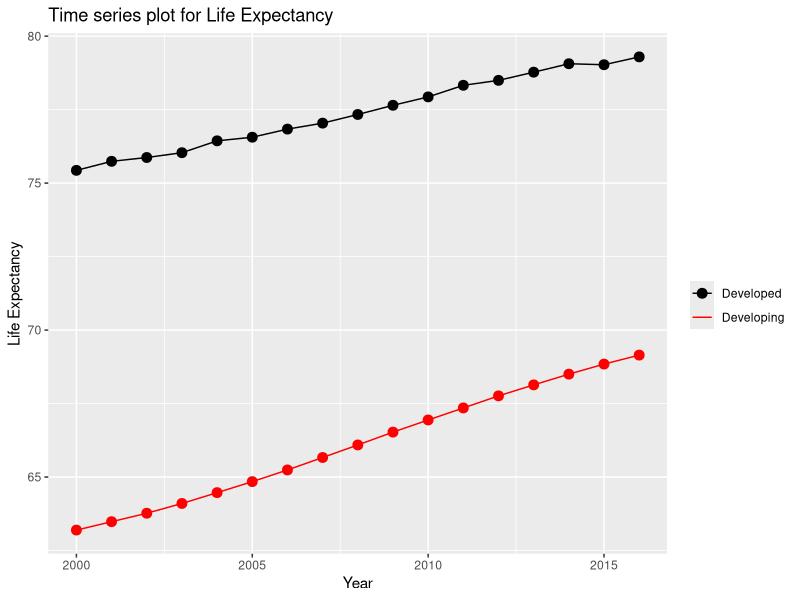
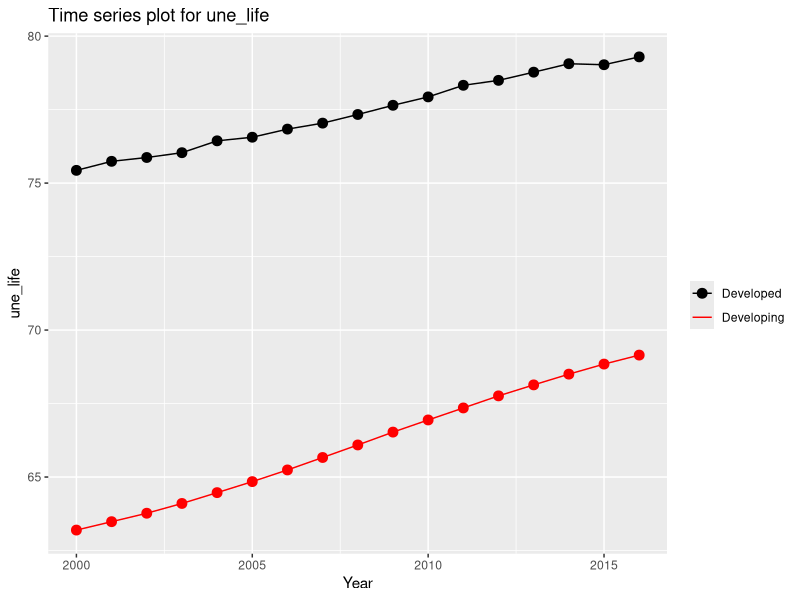
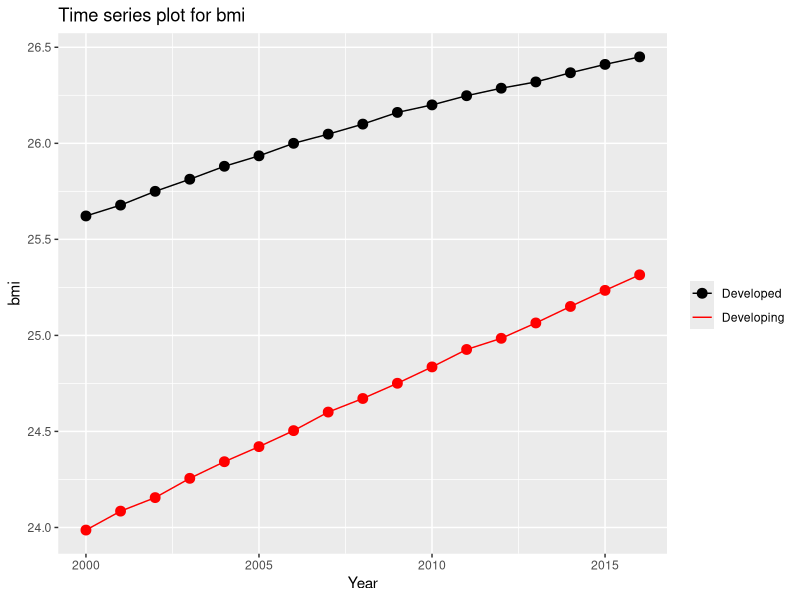
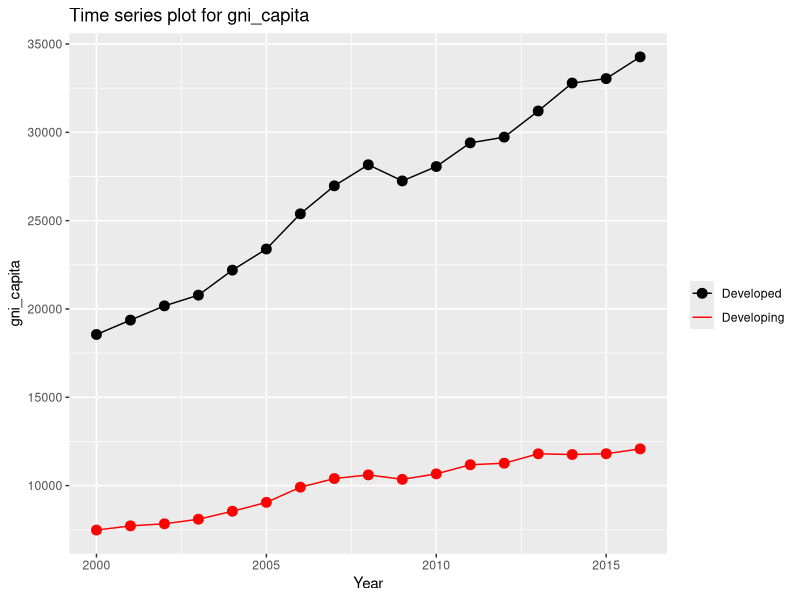

Reproduce these figures in R, in order.
## ---- chunk 1
knitr::opts_chunk$set(echo = TRUE)
## ---- chunk 2
suppressMessages(library(tidyverse))
suppressMessages(library(dbplyr))
options(tibble.print_min = 5)

## ---- chunk 3
merged_data = 
  read_csv("data/Merged_expectation.csv", show_col_types = FALSE)

imputed_data = read_csv("data/Imputed_expectation.csv", show_col_types = FALSE)
## ---- chunk 4

merged_data %>% 
  group_by(year, `Developed / Developing Countries`) %>% 
  summarize(
    mean_val = mean(une_life)
  ) %>% 
  pivot_wider(
    values_from = mean_val,
    names_from = `Developed / Developing Countries`
  ) %>% 
  ggplot()+
  geom_line(aes(x=year, y=Developed, color='a'))+
  geom_line(aes(x=year, y=Developing, color='b'))+
  scale_color_manual(name = ' ', 
                     values =c("a"='black',"b"='red'), 
                     labels = c('Developed','Developing'))+
  geom_point(aes(x=year, y=Developed, color='a'),shape=19,size = 3)+
  geom_point(aes(x=year, y=Developing, color='b'),color = "red", shape=19,size = 3)+
  labs(title = sprintf("Time series plot for %s", "Life Expectancy") )+
  xlab("Year")+
  ylab(sprintf("%s","Life Expectancy"))
  
  
## ---- chunk 5
Time_series_plot = function(variable,merged_data){
  merged_data %>% 
  group_by(year, `Developed / Developing Countries`) %>% 
  summarize_at(variable,mean) %>% 
  pivot_wider(
    values_from = variable,
    names_from = `Developed / Developing Countries`
  ) %>% 
  ggplot()+
  geom_line(aes(x=year, y=Developed, color='a'))+
  geom_line(aes(x=year, y=Developing, color='b'))+
  scale_color_manual(name = ' ', 
                     values =c("a"='black',"b"='red'), 
                     labels = c('Developed','Developing'))+
  geom_point(aes(x=year, y=Developed, color='a'),shape=19,size = 3)+
  geom_point(aes(x=year, y=Developing, color='b'),color = "red", shape=19,size = 3)+
  labs(title = sprintf("Time series plot for %s", variable) )+
  xlab("Year")+
  ylab(sprintf("%s",variable))
}


Time_series_plot("une_life",merged_data)
Time_series_plot("bmi",imputed_data)
Time_series_plot("gni_capita",imputed_data)
